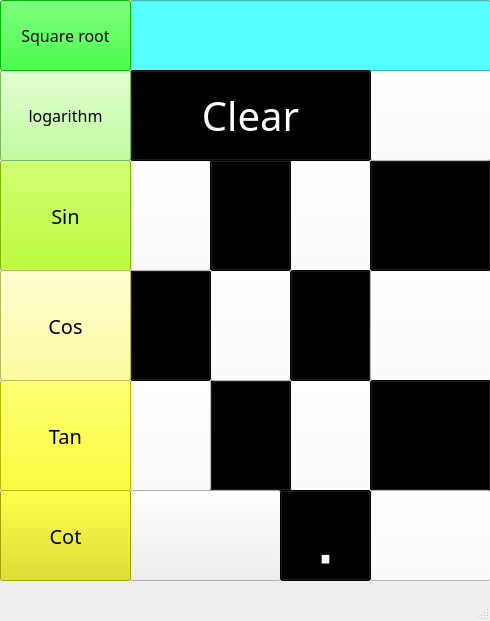
<?xml version="1.0" encoding="UTF-8"?>
<ui version="4.0">
 <class>MainWindow</class>
 <widget class="QMainWindow" name="MainWindow">
  <property name="geometry">
   <rect>
    <x>0</x>
    <y>0</y>
    <width>490</width>
    <height>621</height>
   </rect>
  </property>
  <property name="windowTitle">
   <string>MainWindow</string>
  </property>
  <widget class="QWidget" name="centralwidget">
   <widget class="QPushButton" name="btn_1">
    <property name="geometry">
     <rect>
      <x>290</x>
      <y>380</y>
      <width>81</width>
      <height>111</height>
     </rect>
    </property>
    <property name="styleSheet">
     <string notr="true">background-color: rgb(255, 255, 255);</string>
    </property>
    <property name="text">
     <string/>
    </property>
    <property name="icon">
     <iconset>
      <normaloff>../../../numbers/one.png</normaloff>../../../numbers/one.png</iconset>
    </property>
    <property name="iconSize">
     <size>
      <width>60</width>
      <height>80</height>
     </size>
    </property>
   </widget>
   <widget class="QPushButton" name="btn_2">
    <property name="geometry">
     <rect>
      <x>210</x>
      <y>380</y>
      <width>81</width>
      <height>111</height>
     </rect>
    </property>
    <property name="styleSheet">
     <string notr="true">background-color: rgb(0, 0, 0);</string>
    </property>
    <property name="text">
     <string/>
    </property>
    <property name="icon">
     <iconset>
      <normaloff>../../../numbers/two.png</normaloff>../../../numbers/two.png</iconset>
    </property>
    <property name="iconSize">
     <size>
      <width>60</width>
      <height>80</height>
     </size>
    </property>
   </widget>
   <widget class="QPushButton" name="btn_3">
    <property name="geometry">
     <rect>
      <x>130</x>
      <y>380</y>
      <width>81</width>
      <height>111</height>
     </rect>
    </property>
    <property name="styleSheet">
     <string notr="true">background-color: rgb(255, 255, 255);</string>
    </property>
    <property name="text">
     <string/>
    </property>
    <property name="icon">
     <iconset>
      <normaloff>../../../numbers/three.png</normaloff>../../../numbers/three.png</iconset>
    </property>
    <property name="iconSize">
     <size>
      <width>60</width>
      <height>80</height>
     </size>
    </property>
   </widget>
   <widget class="QPushButton" name="btn_7">
    <property name="geometry">
     <rect>
      <x>290</x>
      <y>160</y>
      <width>81</width>
      <height>111</height>
     </rect>
    </property>
    <property name="styleSheet">
     <string notr="true">background-color: rgb(255, 255, 255);</string>
    </property>
    <property name="text">
     <string/>
    </property>
    <property name="icon">
     <iconset>
      <normaloff>../../../numbers/seven.png</normaloff>../../../numbers/seven.png</iconset>
    </property>
    <property name="iconSize">
     <size>
      <width>60</width>
      <height>80</height>
     </size>
    </property>
   </widget>
   <widget class="QPushButton" name="btn_5">
    <property name="geometry">
     <rect>
      <x>210</x>
      <y>270</y>
      <width>81</width>
      <height>111</height>
     </rect>
    </property>
    <property name="styleSheet">
     <string notr="true">background-color: rgb(255, 255, 255);</string>
    </property>
    <property name="text">
     <string/>
    </property>
    <property name="icon">
     <iconset>
      <normaloff>../../../numbers/five.png</normaloff>../../../numbers/five.png</iconset>
    </property>
    <property name="iconSize">
     <size>
      <width>60</width>
      <height>80</height>
     </size>
    </property>
   </widget>
   <widget class="QPushButton" name="btn_6">
    <property name="geometry">
     <rect>
      <x>130</x>
      <y>270</y>
      <width>81</width>
      <height>111</height>
     </rect>
    </property>
    <property name="styleSheet">
     <string notr="true">background-color: rgb(0, 0, 0);</string>
    </property>
    <property name="text">
     <string/>
    </property>
    <property name="icon">
     <iconset>
      <normaloff>../../../numbers/six.png</normaloff>../../../numbers/six.png</iconset>
    </property>
    <property name="iconSize">
     <size>
      <width>60</width>
      <height>80</height>
     </size>
    </property>
   </widget>
   <widget class="QPushButton" name="btn_9">
    <property name="geometry">
     <rect>
      <x>130</x>
      <y>160</y>
      <width>81</width>
      <height>111</height>
     </rect>
    </property>
    <property name="styleSheet">
     <string notr="true">background-color: rgb(255, 255, 255);</string>
    </property>
    <property name="text">
     <string/>
    </property>
    <property name="icon">
     <iconset>
      <normaloff>../../../numbers/nine.png</normaloff>../../../numbers/nine.png</iconset>
    </property>
    <property name="iconSize">
     <size>
      <width>60</width>
      <height>80</height>
     </size>
    </property>
   </widget>
   <widget class="QPushButton" name="btn_4">
    <property name="geometry">
     <rect>
      <x>290</x>
      <y>270</y>
      <width>81</width>
      <height>111</height>
     </rect>
    </property>
    <property name="styleSheet">
     <string notr="true">background-color: rgb(0, 0, 0);</string>
    </property>
    <property name="text">
     <string/>
    </property>
    <property name="icon">
     <iconset>
      <normaloff>../../../numbers/four.png</normaloff>../../../numbers/four.png</iconset>
    </property>
    <property name="iconSize">
     <size>
      <width>60</width>
      <height>80</height>
     </size>
    </property>
   </widget>
   <widget class="QPushButton" name="btn_8">
    <property name="geometry">
     <rect>
      <x>210</x>
      <y>160</y>
      <width>81</width>
      <height>111</height>
     </rect>
    </property>
    <property name="styleSheet">
     <string notr="true">background-color: rgb(0, 0, 0);</string>
    </property>
    <property name="text">
     <string/>
    </property>
    <property name="icon">
     <iconset>
      <normaloff>../../../numbers/eight.png</normaloff>../../../numbers/eight.png</iconset>
    </property>
    <property name="iconSize">
     <size>
      <width>80</width>
      <height>80</height>
     </size>
    </property>
   </widget>
   <widget class="QPushButton" name="btn_sub">
    <property name="geometry">
     <rect>
      <x>370</x>
      <y>270</y>
      <width>121</width>
      <height>111</height>
     </rect>
    </property>
    <property name="styleSheet">
     <string notr="true">background-color: rgb(255, 255, 255);</string>
    </property>
    <property name="text">
     <string/>
    </property>
    <property name="icon">
     <iconset>
      <normaloff>../../../numbers/minus.png</normaloff>../../../numbers/minus.png</iconset>
    </property>
    <property name="iconSize">
     <size>
      <width>60</width>
      <height>60</height>
     </size>
    </property>
   </widget>
   <widget class="QPushButton" name="btn_multiply">
    <property name="geometry">
     <rect>
      <x>370</x>
      <y>160</y>
      <width>121</width>
      <height>111</height>
     </rect>
    </property>
    <property name="styleSheet">
     <string notr="true">background-color: rgb(0, 0, 0);</string>
    </property>
    <property name="text">
     <string/>
    </property>
    <property name="icon">
     <iconset>
      <normaloff>../../../numbers/power.png</normaloff>../../../numbers/power.png</iconset>
    </property>
    <property name="iconSize">
     <size>
      <width>60</width>
      <height>60</height>
     </size>
    </property>
   </widget>
   <widget class="QPushButton" name="btn_sum">
    <property name="geometry">
     <rect>
      <x>370</x>
      <y>380</y>
      <width>121</width>
      <height>111</height>
     </rect>
    </property>
    <property name="styleSheet">
     <string notr="true">background-color: rgb(0, 0, 0);</string>
    </property>
    <property name="text">
     <string/>
    </property>
    <property name="icon">
     <iconset>
      <normaloff>../../../numbers/plus.png</normaloff>../../../numbers/plus.png</iconset>
    </property>
    <property name="iconSize">
     <size>
      <width>60</width>
      <height>60</height>
     </size>
    </property>
   </widget>
   <widget class="QPushButton" name="btn_equal">
    <property name="geometry">
     <rect>
      <x>370</x>
      <y>490</y>
      <width>121</width>
      <height>91</height>
     </rect>
    </property>
    <property name="styleSheet">
     <string notr="true">background-color: rgb(255, 255, 255);</string>
    </property>
    <property name="text">
     <string/>
    </property>
    <property name="icon">
     <iconset>
      <normaloff>../../../numbers/equal2.png</normaloff>../../../numbers/equal2.png</iconset>
    </property>
    <property name="iconSize">
     <size>
      <width>80</width>
      <height>80</height>
     </size>
    </property>
   </widget>
   <widget class="QPushButton" name="btn_divide">
    <property name="geometry">
     <rect>
      <x>370</x>
      <y>70</y>
      <width>121</width>
      <height>91</height>
     </rect>
    </property>
    <property name="styleSheet">
     <string notr="true">background-color: rgb(255, 255, 255);</string>
    </property>
    <property name="text">
     <string/>
    </property>
    <property name="icon">
     <iconset>
      <normaloff>../../../numbers/division5l.png</normaloff>../../../numbers/division5l.png</iconset>
    </property>
    <property name="iconSize">
     <size>
      <width>60</width>
      <height>60</height>
     </size>
    </property>
   </widget>
   <widget class="QPushButton" name="btn_0">
    <property name="geometry">
     <rect>
      <x>130</x>
      <y>490</y>
      <width>151</width>
      <height>91</height>
     </rect>
    </property>
    <property name="text">
     <string/>
    </property>
    <property name="icon">
     <iconset>
      <normaloff>../../../numbers/division1.png</normaloff>../../../numbers/division1.png</iconset>
    </property>
    <property name="iconSize">
     <size>
      <width>1000</width>
      <height>130</height>
     </size>
    </property>
   </widget>
   <widget class="QLineEdit" name="txt_1">
    <property name="geometry">
     <rect>
      <x>130</x>
      <y>0</y>
      <width>361</width>
      <height>71</height>
     </rect>
    </property>
    <property name="styleSheet">
     <string notr="true">background-color: rgb(85, 255, 255);
font: 11pt &quot;Papyrus&quot;;</string>
    </property>
   </widget>
   <widget class="QPushButton" name="btn_clear">
    <property name="geometry">
     <rect>
      <x>130</x>
      <y>70</y>
      <width>241</width>
      <height>91</height>
     </rect>
    </property>
    <property name="font">
     <font>
      <family>Rockwell Extra Bold</family>
      <pointsize>30</pointsize>
      <italic>false</italic>
      <bold>false</bold>
     </font>
    </property>
    <property name="autoFillBackground">
     <bool>false</bool>
    </property>
    <property name="styleSheet">
     <string notr="true">background-color: rgb(0, 0, 0);
color: rgb(255, 255, 255);</string>
    </property>
    <property name="text">
     <string>Clear</string>
    </property>
   </widget>
   <widget class="QPushButton" name="btn_sin">
    <property name="geometry">
     <rect>
      <x>0</x>
      <y>160</y>
      <width>131</width>
      <height>111</height>
     </rect>
    </property>
    <property name="font">
     <font>
      <family>Rockwell Extra Bold</family>
      <pointsize>15</pointsize>
     </font>
    </property>
    <property name="styleSheet">
     <string notr="true">background-color: rgb(170, 255, 0);</string>
    </property>
    <property name="text">
     <string>Sin</string>
    </property>
   </widget>
   <widget class="QPushButton" name="btn_log">
    <property name="geometry">
     <rect>
      <x>0</x>
      <y>70</y>
      <width>131</width>
      <height>91</height>
     </rect>
    </property>
    <property name="font">
     <font>
      <family>Rockwell Extra Bold</family>
      <pointsize>12</pointsize>
     </font>
    </property>
    <property name="styleSheet">
     <string notr="true">background-color: rgb(170, 255, 127);</string>
    </property>
    <property name="text">
     <string>logarithm</string>
    </property>
   </widget>
   <widget class="QPushButton" name="btn_sqrt">
    <property name="geometry">
     <rect>
      <x>0</x>
      <y>0</y>
      <width>131</width>
      <height>71</height>
     </rect>
    </property>
    <property name="font">
     <font>
      <family>Rockwell Extra Bold</family>
      <pointsize>12</pointsize>
     </font>
    </property>
    <property name="styleSheet">
     <string notr="true">background-color: rgb(0, 255, 0);</string>
    </property>
    <property name="text">
     <string>Square root</string>
    </property>
   </widget>
   <widget class="QPushButton" name="btn_cot">
    <property name="geometry">
     <rect>
      <x>0</x>
      <y>490</y>
      <width>131</width>
      <height>91</height>
     </rect>
    </property>
    <property name="font">
     <font>
      <family>Rockwell Extra Bold</family>
      <pointsize>15</pointsize>
     </font>
    </property>
    <property name="styleSheet">
     <string notr="true">background-color: rgb(223, 223, 0);</string>
    </property>
    <property name="text">
     <string>Cot</string>
    </property>
   </widget>
   <widget class="QPushButton" name="btn_tan">
    <property name="geometry">
     <rect>
      <x>0</x>
      <y>380</y>
      <width>131</width>
      <height>111</height>
     </rect>
    </property>
    <property name="font">
     <font>
      <family>Rockwell Extra Bold</family>
      <pointsize>15</pointsize>
     </font>
    </property>
    <property name="styleSheet">
     <string notr="true">background-color: rgb(255, 255, 0);</string>
    </property>
    <property name="text">
     <string>Tan</string>
    </property>
   </widget>
   <widget class="QPushButton" name="btn_cos">
    <property name="geometry">
     <rect>
      <x>0</x>
      <y>270</y>
      <width>131</width>
      <height>111</height>
     </rect>
    </property>
    <property name="font">
     <font>
      <family>Rockwell Extra Bold</family>
      <pointsize>15</pointsize>
     </font>
    </property>
    <property name="styleSheet">
     <string notr="true">background-color: rgb(255, 255, 127);</string>
    </property>
    <property name="text">
     <string>Cos</string>
    </property>
   </widget>
   <widget class="QPushButton" name="btn_dot">
    <property name="geometry">
     <rect>
      <x>280</x>
      <y>490</y>
      <width>91</width>
      <height>91</height>
     </rect>
    </property>
    <property name="font">
     <font>
      <pointsize>60</pointsize>
     </font>
    </property>
    <property name="styleSheet">
     <string notr="true">background-color: rgb(0, 0, 0);
color: rgb(255, 255, 255);</string>
    </property>
    <property name="text">
     <string>.</string>
    </property>
   </widget>
  </widget>
  <widget class="QMenuBar" name="menubar">
   <property name="geometry">
    <rect>
     <x>0</x>
     <y>0</y>
     <width>490</width>
     <height>22</height>
    </rect>
   </property>
  </widget>
  <widget class="QStatusBar" name="statusbar"/>
 </widget>
 <resources/>
 <connections/>
</ui>
